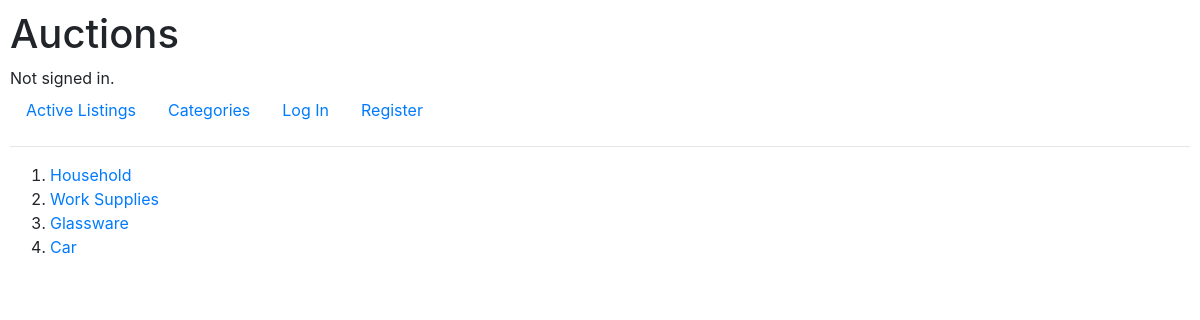
The page /categories on the database as committed earlier.
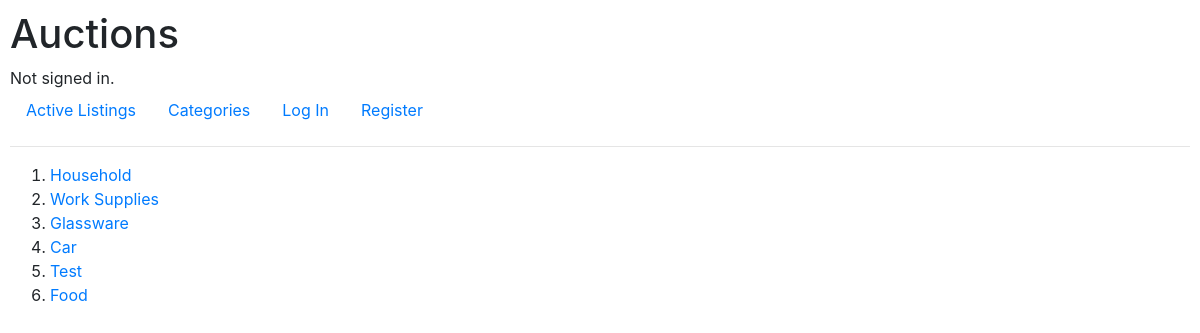
The same page on the database as committed later.
### auctions/models.py (models this page shows)
class Listings(models.Model):
    item_name = models.CharField(unique=False, max_length=255)
    description = models.TextField()
    category = models.CharField(max_length=255, default="None", unique=False)
    price = models.DecimalField(max_digits = 14, decimal_places=2, null=False, blank=True, default=0)
    date_created = models.DateTimeField(auto_now=True)
    owner = models.CharField(unique=False, max_length=255)

### auctions/views.py (the view)
# urls.py: path("categories", views.categories, name="categories"),
def categories(request):
    temp_list = []
    queries = Listings.objects.all()
    for i in queries:
        if i.category not in temp_list:
            temp_list.append(i.category)
            print(i.category)
    upd_queries = temp_list
    print(temp_list)
    return render(request, "auctions/categories.html", {
        "data" : upd_queries
    })

### auctions/templates/auctions/categories.html
{% extends "auctions/layout.html" %}
{% block body %}
{% if data %}
    <div>
        <ol>
            {% for dat in data %}
            <li><a href="/subcategories?name={{dat}}" >{{ dat}} </a></li>
            {% endfor %}
        </ol>
    </div>
{% else %}
    No active listings
{% endif %}
{% endblock %}

Rows that differ between the two databases and show on the page:
added Listings: data "Test"
added Listings: data "Food"
